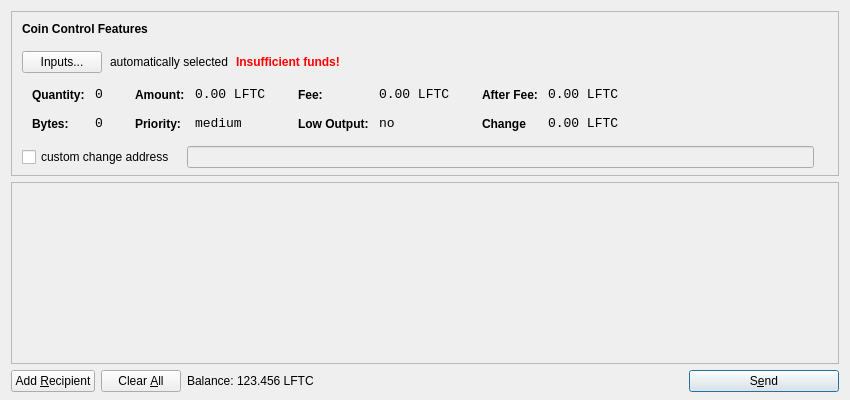
<?xml version="1.0" encoding="UTF-8"?>
<ui version="4.0">
 <class>SendCoinsDialog</class>
 <widget class="QDialog" name="SendCoinsDialog">
  <property name="geometry">
   <rect>
    <x>0</x>
    <y>0</y>
    <width>850</width>
    <height>400</height>
   </rect>
  </property>
  <property name="windowTitle">
   <string>Send Coins</string>
  </property>
  <layout class="QVBoxLayout" name="verticalLayout" stretch="0,1,0">
   <property name="bottomMargin">
    <number>8</number>
   </property>
   <item>
    <widget class="QFrame" name="frameCoinControl">
     <property name="sizePolicy">
      <sizepolicy hsizetype="Expanding" vsizetype="Expanding">
       <horstretch>0</horstretch>
       <verstretch>0</verstretch>
      </sizepolicy>
     </property>
     <property name="maximumSize">
      <size>
       <width>16777215</width>
       <height>16777215</height>
      </size>
     </property>
     <property name="frameShape">
      <enum>QFrame::StyledPanel</enum>
     </property>
     <property name="frameShadow">
      <enum>QFrame::Sunken</enum>
     </property>
     <layout class="QVBoxLayout" name="verticalLayoutCoinControl2">
      <property name="spacing">
       <number>6</number>
      </property>
      <property name="leftMargin">
       <number>0</number>
      </property>
      <property name="topMargin">
       <number>0</number>
      </property>
      <property name="rightMargin">
       <number>0</number>
      </property>
      <property name="bottomMargin">
       <number>6</number>
      </property>
      <item>
       <layout class="QVBoxLayout" name="verticalLayoutCoinControl" stretch="0,0,0,0,1">
        <property name="spacing">
         <number>0</number>
        </property>
        <property name="leftMargin">
         <number>10</number>
        </property>
        <property name="topMargin">
         <number>10</number>
        </property>
        <item>
         <layout class="QHBoxLayout" name="horizontalLayoutCoinControl1">
          <property name="bottomMargin">
           <number>15</number>
          </property>
          <item>
           <widget class="QLabel" name="labelCoinControlFeatures">
            <property name="sizePolicy">
             <sizepolicy hsizetype="Preferred" vsizetype="Maximum">
              <horstretch>0</horstretch>
              <verstretch>0</verstretch>
             </sizepolicy>
            </property>
            <property name="font">
             <font>
              <weight>75</weight>
              <bold>true</bold>
             </font>
            </property>
            <property name="styleSheet">
             <string notr="true">font-weight:bold;</string>
            </property>
            <property name="text">
             <string>Coin Control Features</string>
            </property>
           </widget>
          </item>
         </layout>
        </item>
        <item>
         <layout class="QHBoxLayout" name="horizontalLayoutCoinControl2" stretch="0,0,0,0">
          <property name="spacing">
           <number>8</number>
          </property>
          <property name="bottomMargin">
           <number>10</number>
          </property>
          <item>
           <widget class="QPushButton" name="pushButtonCoinControl">
            <property name="styleSheet">
             <string notr="true"/>
            </property>
            <property name="text">
             <string>Inputs...</string>
            </property>
           </widget>
          </item>
          <item>
           <widget class="QLabel" name="labelCoinControlAutomaticallySelected">
            <property name="text">
             <string>automatically selected</string>
            </property>
            <property name="margin">
             <number>5</number>
            </property>
           </widget>
          </item>
          <item>
           <widget class="QLabel" name="labelCoinControlInsuffFunds">
            <property name="font">
             <font>
              <weight>75</weight>
              <bold>true</bold>
             </font>
            </property>
            <property name="styleSheet">
             <string notr="true">color:red;font-weight:bold;</string>
            </property>
            <property name="text">
             <string>Insufficient funds!</string>
            </property>
            <property name="margin">
             <number>5</number>
            </property>
           </widget>
          </item>
          <item>
           <spacer name="horizontalSpacerCoinControl">
            <property name="orientation">
             <enum>Qt::Horizontal</enum>
            </property>
            <property name="sizeHint" stdset="0">
             <size>
              <width>40</width>
              <height>1</height>
             </size>
            </property>
           </spacer>
          </item>
         </layout>
        </item>
        <item>
         <widget class="QWidget" name="widgetCoinControl" native="true">
          <property name="sizePolicy">
           <sizepolicy hsizetype="Preferred" vsizetype="Preferred">
            <horstretch>0</horstretch>
            <verstretch>0</verstretch>
           </sizepolicy>
          </property>
          <property name="minimumSize">
           <size>
            <width>0</width>
            <height>0</height>
           </size>
          </property>
          <property name="styleSheet">
           <string notr="true"/>
          </property>
          <layout class="QHBoxLayout" name="horizontalLayoutCoinControl5">
           <property name="leftMargin">
            <number>0</number>
           </property>
           <property name="topMargin">
            <number>0</number>
           </property>
           <property name="rightMargin">
            <number>0</number>
           </property>
           <property name="bottomMargin">
            <number>0</number>
           </property>
           <item>
            <layout class="QHBoxLayout" name="horizontalLayoutCoinControl3" stretch="0,0,0,1">
             <property name="spacing">
              <number>20</number>
             </property>
             <property name="topMargin">
              <number>0</number>
             </property>
             <property name="bottomMargin">
              <number>10</number>
             </property>
             <item>
              <layout class="QFormLayout" name="formLayoutCoinControl1">
               <property name="horizontalSpacing">
                <number>10</number>
               </property>
               <property name="verticalSpacing">
                <number>14</number>
               </property>
               <property name="leftMargin">
                <number>10</number>
               </property>
               <property name="topMargin">
                <number>4</number>
               </property>
               <property name="rightMargin">
                <number>6</number>
               </property>
               <item row="0" column="0">
                <widget class="QLabel" name="labelCoinControlQuantityText">
                 <property name="styleSheet">
                  <string notr="true">font-weight:bold;</string>
                 </property>
                 <property name="text">
                  <string>Quantity:</string>
                 </property>
                 <property name="margin">
                  <number>0</number>
                 </property>
                </widget>
               </item>
               <item row="0" column="1">
                <widget class="QLabel" name="labelCoinControlQuantity">
                 <property name="font">
                  <font>
                   <family>Monospace</family>
                   <pointsize>10</pointsize>
                  </font>
                 </property>
                 <property name="cursor">
                  <cursorShape>IBeamCursor</cursorShape>
                 </property>
                 <property name="contextMenuPolicy">
                  <enum>Qt::ActionsContextMenu</enum>
                 </property>
                 <property name="text">
                  <string>0</string>
                 </property>
                 <property name="margin">
                  <number>0</number>
                 </property>
                 <property name="textInteractionFlags">
                  <set>Qt::LinksAccessibleByMouse|Qt::TextSelectableByKeyboard|Qt::TextSelectableByMouse</set>
                 </property>
                </widget>
               </item>
               <item row="1" column="0">
                <widget class="QLabel" name="labelCoinControlBytesText">
                 <property name="styleSheet">
                  <string notr="true">font-weight:bold;</string>
                 </property>
                 <property name="text">
                  <string>Bytes:</string>
                 </property>
                </widget>
               </item>
               <item row="1" column="1">
                <widget class="QLabel" name="labelCoinControlBytes">
                 <property name="font">
                  <font>
                   <family>Monospace</family>
                   <pointsize>10</pointsize>
                  </font>
                 </property>
                 <property name="cursor">
                  <cursorShape>IBeamCursor</cursorShape>
                 </property>
                 <property name="contextMenuPolicy">
                  <enum>Qt::ActionsContextMenu</enum>
                 </property>
                 <property name="text">
                  <string>0</string>
                 </property>
                 <property name="textInteractionFlags">
                  <set>Qt::LinksAccessibleByMouse|Qt::TextSelectableByKeyboard|Qt::TextSelectableByMouse</set>
                 </property>
                </widget>
               </item>
              </layout>
             </item>
             <item>
              <layout class="QFormLayout" name="formLayoutCoinControl2">
               <property name="horizontalSpacing">
                <number>10</number>
               </property>
               <property name="verticalSpacing">
                <number>14</number>
               </property>
               <property name="leftMargin">
                <number>6</number>
               </property>
               <property name="topMargin">
                <number>4</number>
               </property>
               <property name="rightMargin">
                <number>6</number>
               </property>
               <item row="0" column="0">
                <widget class="QLabel" name="labelCoinControlAmountText">
                 <property name="styleSheet">
                  <string notr="true">font-weight:bold;</string>
                 </property>
                 <property name="text">
                  <string>Amount:</string>
                 </property>
                 <property name="margin">
                  <number>0</number>
                 </property>
                </widget>
               </item>
               <item row="0" column="1">
                <widget class="QLabel" name="labelCoinControlAmount">
                 <property name="font">
                  <font>
                   <family>Monospace</family>
                   <pointsize>10</pointsize>
                  </font>
                 </property>
                 <property name="cursor">
                  <cursorShape>IBeamCursor</cursorShape>
                 </property>
                 <property name="contextMenuPolicy">
                  <enum>Qt::ActionsContextMenu</enum>
                 </property>
                 <property name="text">
                  <string>0.00 LFTC</string>
                 </property>
                 <property name="textInteractionFlags">
                  <set>Qt::LinksAccessibleByMouse|Qt::TextSelectableByKeyboard|Qt::TextSelectableByMouse</set>
                 </property>
                </widget>
               </item>
               <item row="1" column="0">
                <widget class="QLabel" name="labelCoinControlPriorityText">
                 <property name="styleSheet">
                  <string notr="true">font-weight:bold;</string>
                 </property>
                 <property name="text">
                  <string>Priority:</string>
                 </property>
                </widget>
               </item>
               <item row="1" column="1">
                <widget class="QLabel" name="labelCoinControlPriority">
                 <property name="font">
                  <font>
                   <family>Monospace</family>
                   <pointsize>10</pointsize>
                  </font>
                 </property>
                 <property name="cursor">
                  <cursorShape>IBeamCursor</cursorShape>
                 </property>
                 <property name="contextMenuPolicy">
                  <enum>Qt::ActionsContextMenu</enum>
                 </property>
                 <property name="text">
                  <string>medium</string>
                 </property>
                 <property name="textInteractionFlags">
                  <set>Qt::LinksAccessibleByMouse|Qt::TextSelectableByKeyboard|Qt::TextSelectableByMouse</set>
                 </property>
                </widget>
               </item>
              </layout>
             </item>
             <item>
              <layout class="QFormLayout" name="formLayoutCoinControl3">
               <property name="horizontalSpacing">
                <number>10</number>
               </property>
               <property name="verticalSpacing">
                <number>14</number>
               </property>
               <property name="leftMargin">
                <number>6</number>
               </property>
               <property name="topMargin">
                <number>4</number>
               </property>
               <property name="rightMargin">
                <number>6</number>
               </property>
               <item row="0" column="0">
                <widget class="QLabel" name="labelCoinControlFeeText">
                 <property name="styleSheet">
                  <string notr="true">font-weight:bold;</string>
                 </property>
                 <property name="text">
                  <string>Fee:</string>
                 </property>
                 <property name="margin">
                  <number>0</number>
                 </property>
                </widget>
               </item>
               <item row="0" column="1">
                <widget class="QLabel" name="labelCoinControlFee">
                 <property name="font">
                  <font>
                   <family>Monospace</family>
                   <pointsize>10</pointsize>
                  </font>
                 </property>
                 <property name="cursor">
                  <cursorShape>IBeamCursor</cursorShape>
                 </property>
                 <property name="contextMenuPolicy">
                  <enum>Qt::ActionsContextMenu</enum>
                 </property>
                 <property name="text">
                  <string>0.00 LFTC</string>
                 </property>
                 <property name="textInteractionFlags">
                  <set>Qt::LinksAccessibleByMouse|Qt::TextSelectableByKeyboard|Qt::TextSelectableByMouse</set>
                 </property>
                </widget>
               </item>
               <item row="1" column="0">
                <widget class="QLabel" name="labelCoinControlLowOutputText">
                 <property name="styleSheet">
                  <string notr="true">font-weight:bold;</string>
                 </property>
                 <property name="text">
                  <string>Low Output:</string>
                 </property>
                </widget>
               </item>
               <item row="1" column="1">
                <widget class="QLabel" name="labelCoinControlLowOutput">
                 <property name="font">
                  <font>
                   <family>Monospace</family>
                   <pointsize>10</pointsize>
                  </font>
                 </property>
                 <property name="cursor">
                  <cursorShape>IBeamCursor</cursorShape>
                 </property>
                 <property name="contextMenuPolicy">
                  <enum>Qt::ActionsContextMenu</enum>
                 </property>
                 <property name="text">
                  <string>no</string>
                 </property>
                 <property name="textInteractionFlags">
                  <set>Qt::LinksAccessibleByMouse|Qt::TextSelectableByKeyboard|Qt::TextSelectableByMouse</set>
                 </property>
                </widget>
               </item>
              </layout>
             </item>
             <item>
              <layout class="QFormLayout" name="formLayoutCoinControl4">
               <property name="horizontalSpacing">
                <number>10</number>
               </property>
               <property name="verticalSpacing">
                <number>14</number>
               </property>
               <property name="leftMargin">
                <number>6</number>
               </property>
               <property name="topMargin">
                <number>4</number>
               </property>
               <property name="rightMargin">
                <number>6</number>
               </property>
               <item row="0" column="0">
                <widget class="QLabel" name="labelCoinControlAfterFeeText">
                 <property name="styleSheet">
                  <string notr="true">font-weight:bold;</string>
                 </property>
                 <property name="text">
                  <string>After Fee:</string>
                 </property>
                 <property name="margin">
                  <number>0</number>
                 </property>
                </widget>
               </item>
               <item row="0" column="1">
                <widget class="QLabel" name="labelCoinControlAfterFee">
                 <property name="font">
                  <font>
                   <family>Monospace</family>
                   <pointsize>10</pointsize>
                  </font>
                 </property>
                 <property name="cursor">
                  <cursorShape>IBeamCursor</cursorShape>
                 </property>
                 <property name="contextMenuPolicy">
                  <enum>Qt::ActionsContextMenu</enum>
                 </property>
                 <property name="text">
                  <string>0.00 LFTC</string>
                 </property>
                 <property name="textInteractionFlags">
                  <set>Qt::LinksAccessibleByMouse|Qt::TextSelectableByKeyboard|Qt::TextSelectableByMouse</set>
                 </property>
                </widget>
               </item>
               <item row="1" column="0">
                <widget class="QLabel" name="labelCoinControlChangeText">
                 <property name="styleSheet">
                  <string notr="true">font-weight:bold;</string>
                 </property>
                 <property name="text">
                  <string>Change</string>
                 </property>
                </widget>
               </item>
               <item row="1" column="1">
                <widget class="QLabel" name="labelCoinControlChange">
                 <property name="font">
                  <font>
                   <family>Monospace</family>
                   <pointsize>10</pointsize>
                  </font>
                 </property>
                 <property name="cursor">
                  <cursorShape>IBeamCursor</cursorShape>
                 </property>
                 <property name="contextMenuPolicy">
                  <enum>Qt::ActionsContextMenu</enum>
                 </property>
                 <property name="text">
                  <string>0.00 LFTC</string>
                 </property>
                 <property name="textInteractionFlags">
                  <set>Qt::LinksAccessibleByMouse|Qt::TextSelectableByKeyboard|Qt::TextSelectableByMouse</set>
                 </property>
                </widget>
               </item>
              </layout>
             </item>
            </layout>
           </item>
          </layout>
         </widget>
        </item>
        <item>
         <layout class="QHBoxLayout" name="horizontalLayoutCoinControl4" stretch="0,0,0">
          <property name="spacing">
           <number>12</number>
          </property>
          <property name="sizeConstraint">
           <enum>QLayout::SetDefaultConstraint</enum>
          </property>
          <property name="topMargin">
           <number>5</number>
          </property>
          <property name="rightMargin">
           <number>5</number>
          </property>
          <item>
           <widget class="QCheckBox" name="checkBoxCoinControlChange">
            <property name="text">
             <string>custom change address</string>
            </property>
           </widget>
          </item>
          <item>
           <widget class="QLineEdit" name="lineEditCoinControlChange">
            <property name="enabled">
             <bool>false</bool>
            </property>
            <property name="sizePolicy">
             <sizepolicy hsizetype="Expanding" vsizetype="Fixed">
              <horstretch>0</horstretch>
              <verstretch>0</verstretch>
             </sizepolicy>
            </property>
           </widget>
          </item>
          <item>
           <widget class="QLabel" name="labelCoinControlChangeLabel">
            <property name="sizePolicy">
             <sizepolicy hsizetype="Preferred" vsizetype="Expanding">
              <horstretch>0</horstretch>
              <verstretch>0</verstretch>
             </sizepolicy>
            </property>
            <property name="minimumSize">
             <size>
              <width>0</width>
              <height>0</height>
             </size>
            </property>
            <property name="text">
             <string/>
            </property>
            <property name="margin">
             <number>3</number>
            </property>
           </widget>
          </item>
         </layout>
        </item>
        <item>
         <spacer name="verticalSpacerCoinControl">
          <property name="orientation">
           <enum>Qt::Vertical</enum>
          </property>
          <property name="sizeHint" stdset="0">
           <size>
            <width>800</width>
            <height>1</height>
           </size>
          </property>
         </spacer>
        </item>
       </layout>
      </item>
     </layout>
    </widget>
   </item>
   <item>
    <widget class="QScrollArea" name="scrollArea">
     <property name="widgetResizable">
      <bool>true</bool>
     </property>
     <widget class="QWidget" name="scrollAreaWidgetContents">
      <property name="geometry">
       <rect>
        <x>0</x>
        <y>0</y>
        <width>830</width>
        <height>125</height>
       </rect>
      </property>
      <layout class="QVBoxLayout" name="verticalLayout_2">
       <property name="leftMargin">
        <number>0</number>
       </property>
       <property name="topMargin">
        <number>0</number>
       </property>
       <property name="rightMargin">
        <number>0</number>
       </property>
       <property name="bottomMargin">
        <number>0</number>
       </property>
       <item>
        <layout class="QVBoxLayout" name="entries">
         <property name="spacing">
          <number>6</number>
         </property>
        </layout>
       </item>
       <item>
        <spacer name="verticalSpacer">
         <property name="orientation">
          <enum>Qt::Vertical</enum>
         </property>
         <property name="sizeHint" stdset="0">
          <size>
           <width>20</width>
           <height>40</height>
          </size>
         </property>
        </spacer>
       </item>
      </layout>
     </widget>
    </widget>
   </item>
   <item>
    <layout class="QHBoxLayout" name="horizontalLayout">
     <item>
      <widget class="QPushButton" name="addButton">
       <property name="toolTip">
        <string>Send to multiple recipients at once</string>
       </property>
       <property name="text">
        <string>Add &amp;Recipient</string>
       </property>
       <property name="icon">
        <iconset resource="../bitcoin.qrc">
         <normaloff>:/icons/add</normaloff>:/icons/add</iconset>
       </property>
       <property name="autoDefault">
        <bool>false</bool>
       </property>
      </widget>
     </item>
     <item>
      <widget class="QPushButton" name="clearButton">
       <property name="sizePolicy">
        <sizepolicy hsizetype="Minimum" vsizetype="Fixed">
         <horstretch>0</horstretch>
         <verstretch>0</verstretch>
        </sizepolicy>
       </property>
       <property name="toolTip">
        <string>Remove all transaction fields</string>
       </property>
       <property name="text">
        <string>Clear &amp;All</string>
       </property>
       <property name="icon">
        <iconset resource="../bitcoin.qrc">
         <normaloff>:/icons/remove</normaloff>:/icons/remove</iconset>
       </property>
       <property name="autoRepeatDelay">
        <number>300</number>
       </property>
       <property name="autoDefault">
        <bool>false</bool>
       </property>
      </widget>
     </item>
     <item>
      <layout class="QHBoxLayout" name="horizontalLayout_2">
       <property name="spacing">
        <number>3</number>
       </property>
       <item>
        <widget class="QLabel" name="label">
         <property name="sizePolicy">
          <sizepolicy hsizetype="Preferred" vsizetype="Fixed">
           <horstretch>0</horstretch>
           <verstretch>0</verstretch>
          </sizepolicy>
         </property>
         <property name="text">
          <string>Balance:</string>
         </property>
        </widget>
       </item>
       <item>
        <widget class="QLabel" name="labelBalance">
         <property name="sizePolicy">
          <sizepolicy hsizetype="Preferred" vsizetype="Fixed">
           <horstretch>0</horstretch>
           <verstretch>0</verstretch>
          </sizepolicy>
         </property>
         <property name="cursor">
          <cursorShape>IBeamCursor</cursorShape>
         </property>
         <property name="text">
          <string>123.456 LFTC</string>
         </property>
         <property name="textInteractionFlags">
          <set>Qt::LinksAccessibleByMouse|Qt::TextSelectableByKeyboard|Qt::TextSelectableByMouse</set>
         </property>
        </widget>
       </item>
      </layout>
     </item>
     <item>
      <spacer name="horizontalSpacer">
       <property name="orientation">
        <enum>Qt::Horizontal</enum>
       </property>
       <property name="sizeHint" stdset="0">
        <size>
         <width>40</width>
         <height>20</height>
        </size>
       </property>
      </spacer>
     </item>
     <item>
      <widget class="QPushButton" name="sendButton">
       <property name="minimumSize">
        <size>
         <width>150</width>
         <height>0</height>
        </size>
       </property>
       <property name="toolTip">
        <string>Confirm the send action</string>
       </property>
       <property name="text">
        <string>S&amp;end</string>
       </property>
       <property name="icon">
        <iconset resource="../bitcoin.qrc">
         <normaloff>:/icons/send</normaloff>:/icons/send</iconset>
       </property>
       <property name="default">
        <bool>true</bool>
       </property>
      </widget>
     </item>
    </layout>
   </item>
  </layout>
 </widget>
 <resources>
  <include location="../bitcoin.qrc"/>
 </resources>
 <connections/>
</ui>
